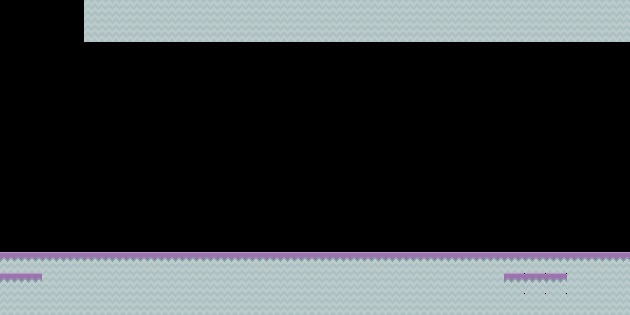

The image is a tile-based game level rendered from a .tmx file. Its description and complete source (layers, tilesets, objects, tile grids) follow:
An orthogonal 30x15 tile map with 21x21 px tiles, 1 tile layer (Capa de patrones 1) and 2 objects.

<map version="1.2" tiledversion="1.3.4" orientation="orthogonal" renderorder="right-down" width="30" height="15" tilewidth="21" tileheight="21" infinite="0" nextlayerid="3" nextobjectid="4">
 <tileset firstgid="1" source="../e4-JohnSnow/sprites1.0.tsx" />
 <layer id="1" name="Capa de patrones 1" width="30" height="15">
  <data encoding="csv">
0,0,0,0,213,213,213,213,213,213,213,213,213,213,213,213,213,213,213,213,213,213,213,213,213,213,213,213,213,213,
0,0,0,0,213,213,213,213,213,213,213,213,213,213,213,213,213,213,213,213,213,213,213,213,213,213,213,213,213,213,
0,0,0,0,0,0,0,0,0,0,0,0,0,0,0,0,0,0,0,0,0,0,0,0,0,0,0,0,0,0,
0,0,0,0,0,0,0,0,0,0,0,0,0,0,0,0,0,0,0,0,0,0,0,0,0,0,0,0,0,0,
0,0,0,0,0,0,0,0,0,0,0,0,0,0,0,0,0,0,0,0,0,0,0,0,0,0,0,0,0,0,
0,0,0,0,0,0,0,0,0,0,0,0,0,0,0,0,0,0,0,0,0,0,0,0,0,0,0,0,0,0,
0,0,0,0,0,0,0,0,0,0,0,0,0,0,0,0,0,0,0,0,0,0,0,0,0,0,0,0,0,0,
0,0,0,0,0,0,0,0,0,0,0,0,0,0,0,0,0,0,0,0,0,0,0,0,0,0,0,0,0,0,
0,0,0,0,0,0,0,0,0,0,0,0,0,0,0,0,0,0,0,0,0,0,0,0,0,0,0,0,0,0,
0,0,0,0,0,0,0,0,0,0,0,0,0,0,0,0,0,0,0,0,0,0,0,0,0,0,0,0,0,0,
0,0,0,0,0,0,0,0,0,0,0,0,0,0,0,0,0,0,0,0,0,0,0,0,0,0,0,0,0,0,
0,0,0,0,0,0,0,0,0,0,0,0,0,0,0,0,0,0,0,0,0,0,0,0,0,0,0,0,0,0,
184,184,184,184,184,184,184,184,184,184,184,184,184,184,184,184,184,184,184,184,184,184,184,184,184,184,184,184,184,184,
184,184,213,213,213,213,213,213,213,213,213,213,213,213,213,213,213,213,213,213,213,213,213,213,185,185,185,213,213,213,
213,213,213,213,213,213,213,213,213,213,213,213,213,213,213,213,213,213,213,213,213,213,213,213,213,213,213,213,213,213
</data>
 </layer>
 <objectgroup id="2" name="col">
  <object id="2" x="83.3333" y="2" width="545.333" height="39.3333" />
  <object id="3" x="0" y="251.333" width="629.333" height="62.6667" />
 </objectgroup>
</map>
